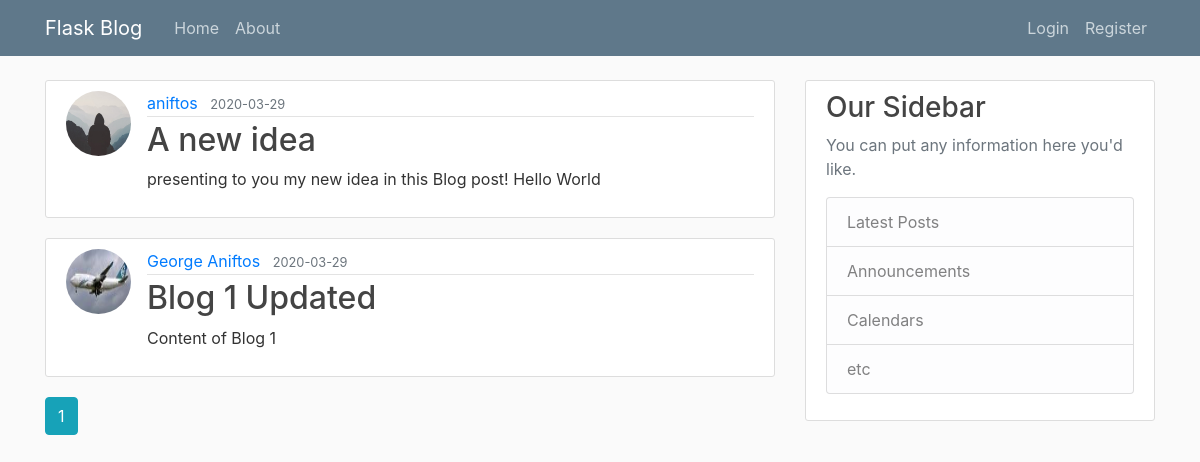
The app's page /home, older data.
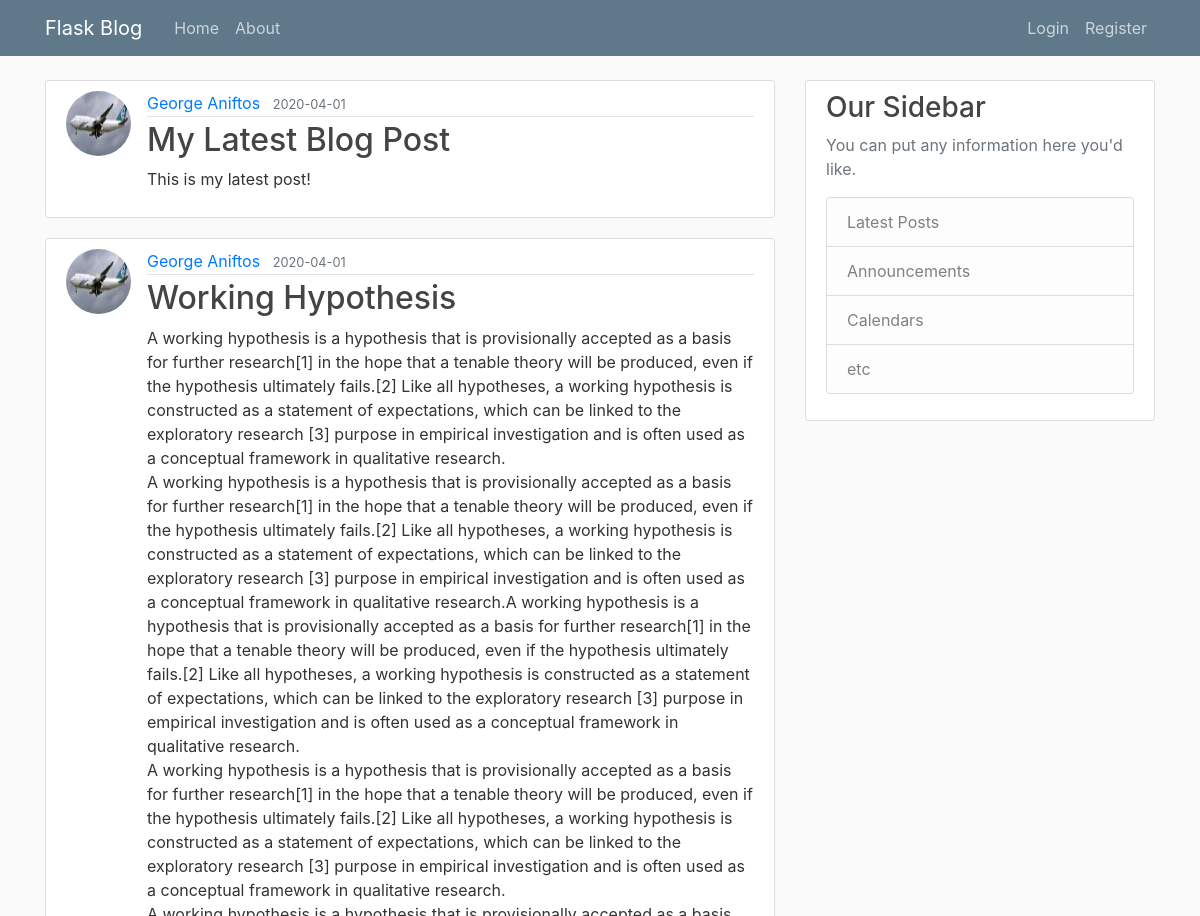
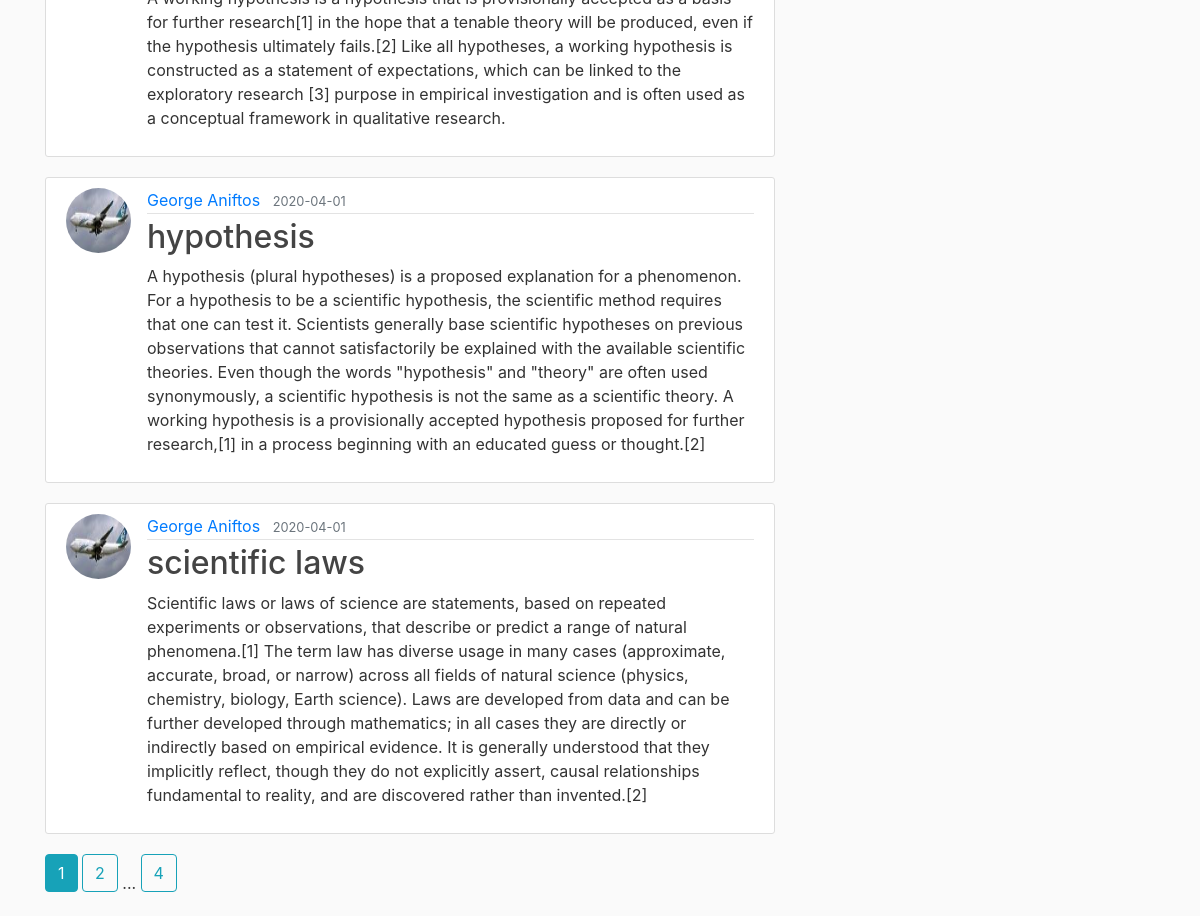
The same page, newer data (2 pictures, top to bottom).
### flaskblog/models.py (models this page shows, shortened)
class Post(db.Model): #Each class is an individual table on the database with the name "post" (lowercase)
    id = db.Column(db.Integer, primary_key = True) #unique post
    title = db.Column(db.String(100), nullable = False)
    date_posted = db.Column(db.DateTime, nullable = False, default = datetime.utcnow)
    content = db.Column(db.Text, nullable = False)
    user_id = db.Column(db.Integer, db.ForeignKey('user.id'), nullable=False) # specify is a foreign key.

class User(db.Model, UserMixin): #Each class is an individual table on the database with the name of "user" (lowercase)
    id = db.Column(db.Integer, primary_key = True) #primary key means a unique id for a user
    username = db.Column(db.String(20), unique = True, nullable = False) #unique means again same us above, cant be empty
    email = db.Column(db.String(120), unique = True, nullable = False)
    image_file = db.Column(db.String(20), nullable = False, default = 'default.jpg') #no unique = True because there is going to be a default picture
    password = db.Column(db.String(60), nullable = True) #generate hash of 60 characters
    posts = db.relationship('Post', backref='author', lazy = True) #defines a relationship not a column!
    '''Our post attritube has relationship to the Post model(class).
    Backref (is like creating a new column but not actuall) and uses the author attribute to get the user who created the post!
    Lazy defines when to pull all the posts data from that specific user. '''

### flaskblog/main/routes.py (the view)
@main.route('/')
@main.route('/home')
def home():
    page = request.args.get('page', 1, type=int)
    posts = Post.query.order_by(Post.date_posted.desc()).paginate(page = page, per_page=4) #grab all posts from database
    return render_template('home.html', posts = posts)

### flaskblog/templates/home.html
{% extends 'layout.html' %}
{% block content %}
    {% for post in posts.items %}
        <article class="media content-section">
            <img class="rounded-circle article-img" src="{{ url_for('static', filename='profile_pics/'+ post.author.image_file) }}">
            <div class="media-body">
                <div class="article-metadata">
                    <a class="mr-2" href="{{ url_for('users.user_posts', username=post.author.username) }}">{{ post.author.username }}</a>
                    <small class="text-muted">{{ post.date_posted.strftime('%Y-%m-%d') }}</small>
                </div>
                <h2><a class="article-title" href="{{ url_for('posts.post', post_id=post.id) }}">{{ post.title }}</a></h2>
                <p class="article-content">{{ post.content }}</p>
            </div>
        </article>
    {% endfor %}
    {% for page_num in posts.iter_pages(left_edge=1, right_edge=1, left_current=1, right_current = 2) %}
        {% if page_num %}
            {% if posts.page == page_num %}
                <a class="btn btn-info mb-4" href="{{ url_for('main.home', page=page_num) }}">{{ page_num }}</a>
            {% else %}
                <a class="btn btn-outline-info mb-4" href="{{ url_for('main.home', page=page_num) }}">{{ page_num }}</a>
            {% endif %}
        {% else %}
        ...
        {% endif %}
    {% endfor %}
{% endblock content %}

Row changes from the older to the newer data that the page shows:
no longer on this page (row unchanged): Post: image_file (placeholder picture), author.username "aniftos", date_posted "2020-03-29", title "A new idea", content "presenting to you my new idea in this Blog post! Hello World"
no longer on this page (row unchanged): Post: image_file (picture), author.username "George Aniftos", date_posted "2020-03-29", title "Blog 1 Updated", content "Content of Blog 1"
added Post: image_file (picture), author.username "George Aniftos", date_posted "2020-04-01", title "My Latest Blog Post", content "This is my latest post!"
added Post: image_file (picture), author.username "George Aniftos", date_posted "2020-04-01", title "Working Hypothesis", content "A working hypothesis is a hypothesis that is provisionally accepted as a basis for further research[1] in the hope that a tenable theory will be produced, even if the hypothesis ultimately fails.[2] Like all hypotheses, a working hypothesis is constructed as a statement of expectations, which can be linked to the exploratory research [3] purpose in empirical investigation and is often used as a conceptual framework in qualitative research. A working hypothesis is a hypothesis that is provisionally accepted as a basis for further research[1] in the hope that a tenable theory will be produced, even if the hypothesis ultimately fails.[2] Like all hypotheses, a working hypothesis is constructed…"
added Post: image_file (picture), author.username "George Aniftos", date_posted "2020-04-01", title "hypothesis", content "A hypothesis (plural hypotheses) is a proposed explanation for a phenomenon. For a hypothesis to be a scientific hypothesis, the scientific method requires that one can test it. Scientists generally base scientific hypotheses on previous observations that cannot satisfactorily be explained with the available scientific theories. Even though the words \"hypothesis\" and \"theory\" are often used synonymously, a scientific hypothesis is not the same as a scientific theory. A working hypothesis is a provisionally accepted hypothesis proposed for further research,[1] in a process beginning with an educated guess or thought.[2]"
added Post: image_file (picture), author.username "George Aniftos", date_posted "2020-04-01", title "scientific laws", content "Scientific laws or laws of science are statements, based on repeated experiments or observations, that describe or predict a range of natural phenomena.[1] The term law has diverse usage in many cases (approximate, accurate, broad, or narrow) across all fields of natural science (physics, chemistry, biology, Earth science). Laws are developed from data and can be further developed through mathematics; in all cases they are directly or indirectly based on empirical evidence. It is generally understood that they implicitly reflect, though they do not explicitly assert, causal relationships fundamental to reality, and are discovered rather than invented.[2]"
Text that changed along with them:
new list line: "2"
new list line: "4"
